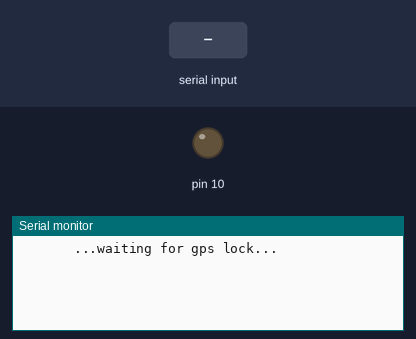
The sketch below on a simulated Arduino Uno, built with avr-gcc and run on an emulated ATmega328P. On the bench: output pins drawn as LEDs (lit = HIGH), the last lines printed to the serial monitor. Inputs (shaded band) come from the test bench. Storage starts empty; the modem accepts every AT command (registered, SIM ready, sends succeed) and sends nothing else.

Above: at 1.2 s.
1.3 s: "1\n" received over the second serial link
At 4.1 s:
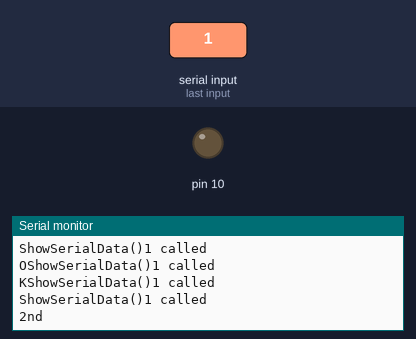
At 7.1 s:
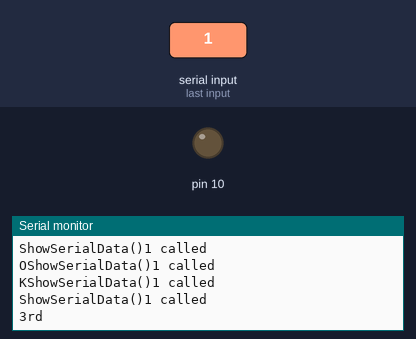
Timing chart, 0 to 8.6 s (numbered marks = the images above; inputs shaded):
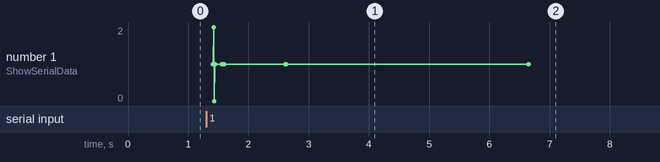

The sketch:

luft_balloon.ino
```cpp
#include <SoftwareSerial.h>
#include <SD.h>

// GPS Setup
#define GPSBAUD 4800

String gps_string;

SoftwareSerial uart_gps(0, 1);

//SD Card stuffs
File myFile;

//GPRS Setup
SoftwareSerial GPRS(7, 8);
String url;

void setup()
{
  Serial.begin(115200);
  //Sets baud rate of ygprsour GPS
  uart_gps.begin(GPSBAUD);
  GPRS.begin(19200);

  //SD Card Setup
  pinMode(10, OUTPUT);
  if (!SD.begin(10)) {
    Serial.println("initialization failed!");
    return;
  }

  Serial.println("");
  Serial.println("       ...waiting for gps lock...           ");
  Serial.println("");
}

void loop()
{
  while(uart_gps.available())     // While there is data on the RX pin...
  {
      char c = uart_gps.read();    // load the data into a variable...
      gps_string.concat(c);
      if (c == '\n') {
        post_data();
        myFile = SD.open("gps.txt", FILE_WRITE);
        if (myFile) {
          Serial.print("Writing to gps.txt...");
          myFile.println(gps_string);
	    // close the file:
          myFile.close();
          Serial.println("done.");
        } else {
          // if the file didn't open, print an error:
          Serial.println("error opening test.txt");
        }
        Serial.println(gps_string);
        gps_string = "";
      }
  }
}

void post_data() {
  Serial.println("post_data called");
  GPRS.println("AT+CSQ");
  delay(100);
  ShowSerialData();

  GPRS.println("AT+CGATT?");
  delay(100);
  ShowSerialData();
  Serial.println("1st");

  GPRS.println("AT+SAPBR=3,1,\"CONTYPE\",\"GPRS\"");//setting the SAPBR, the connection type is using gprs
  delay(1000);
  ShowSerialData();
  Serial.println("2nd");

  GPRS.println("AT+SAPBR=3,1,\"APN\",\"wap.cingular\"");//setting the APN, the second need you fill in your local apn server
  delay(4000);
  ShowSerialData();
  Serial.println("3rd");

  GPRS.println("AT+SAPBR=1,1");//setting the SAPBR, for detail you can refer to the AT command mamual
  delay(2000);
  Serial.println("4th");

 ShowSerialData();
  GPRS.println("AT+HTTPINIT"); //init the HTTP request
  delay(2000);
  Serial.println("5th");
  ShowSerialData();
  url = "AT+HTTPPARA=\"URL\",\"luft-balloon.herokuapp.com\\";
  //url.concat(gps_string);
  url.concat("\"");
  Serial.println("URL:");
  Serial.println(url);

  GPRS.println(url);// setting the httppara, the second parameter is the website you want to access
  delay(1000);
  ShowSerialData();

  GPRS.println("AT+HTTPACTION=0");//submit the request
  delay(10000);//the delay is very important, the delay time is base on the return from the website, if the return datas are very large, the time required longer.
  //while(!gprs.available());
 ShowSerialData();
  GPRS.println("AT+HTTPREAD");// read the data from the website you access
  delay(300);
 ShowSerialData();
  GPRS.println("");
  delay(100);
  ShowSerialData();
}

void ShowSerialData()
{
  Serial.println("ShowSerialData() called");
  while(GPRS.available()!=0) {
    Serial.println("ShowSerialData()1 called");
    Serial.write(GPRS.read());
  }
}
```

Measured:
- after the input at 1.3 s, the serial monitor: prints a new line at once (image 1)
